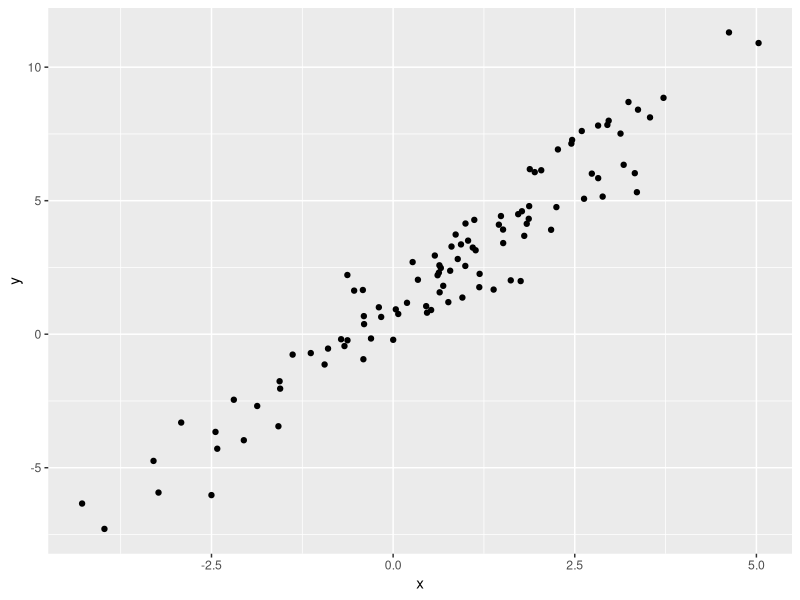

Generate this figure with R:
## ---- chunk 1
library(tidyverse)
## ---- chunk 2
plot_df = 
  tibble(
    x = rnorm(100, mean = 1 , sd = 2),
    y = 1 + 2*x + rnorm(100)
  )
## ---- chunk 3
plot_df |> 
  ggplot(aes(x=x, y=y)) +
  geom_point()
